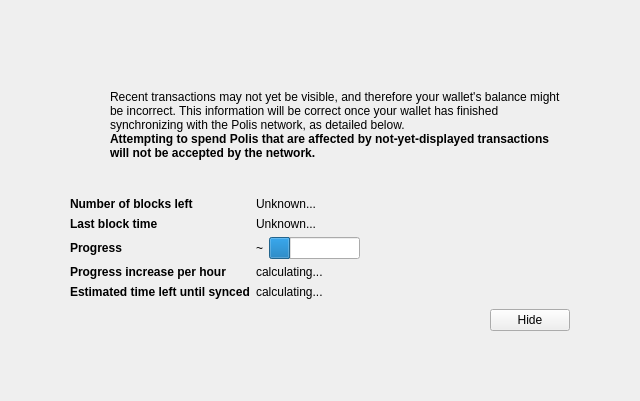
<?xml version="1.0" encoding="UTF-8"?>
<ui version="4.0">
 <class>ModalOverlay</class>
 <widget class="ModalOverlay" name="ModalOverlay">
  <property name="geometry">
   <rect>
    <x>0</x>
    <y>0</y>
    <width>640</width>
    <height>401</height>
   </rect>
  </property>
  <property name="windowTitle">
   <string>Form</string>
  </property>
  <layout class="QVBoxLayout" name="verticalLayout" stretch="0">
   <property name="sizeConstraint">
    <enum>QLayout::SetDefaultConstraint</enum>
   </property>
   <property name="leftMargin">
    <number>0</number>
   </property>
   <property name="topMargin">
    <number>0</number>
   </property>
   <property name="rightMargin">
    <number>0</number>
   </property>
   <property name="bottomMargin">
    <number>0</number>
   </property>
   <item>
    <widget class="QWidget" name="bgWidget" native="true">
     <property name="styleSheet">
      <string notr="true"/>
     </property>
     <layout class="QVBoxLayout" name="verticalLayoutMain" stretch="0">
      <property name="leftMargin">
       <number>60</number>
      </property>
      <property name="topMargin">
       <number>60</number>
      </property>
      <property name="rightMargin">
       <number>60</number>
      </property>
      <property name="bottomMargin">
       <number>60</number>
      </property>
      <item>
       <widget class="QWidget" name="contentWidget" native="true">
        <property name="styleSheet">
         <string notr="true"/>
        </property>
        <layout class="QVBoxLayout" name="verticalLayoutSub" stretch="1,0,0,0,0">
         <property name="spacing">
          <number>0</number>
         </property>
         <property name="leftMargin">
          <number>10</number>
         </property>
         <property name="topMargin">
          <number>10</number>
         </property>
         <property name="rightMargin">
          <number>10</number>
         </property>
         <property name="bottomMargin">
          <number>10</number>
         </property>
         <item>
          <layout class="QHBoxLayout" name="horizontalLayoutIconText" stretch="0,1">
           <property name="topMargin">
            <number>20</number>
           </property>
           <item>
            <layout class="QVBoxLayout" name="verticalLayoutIcon">
             <property name="leftMargin">
              <number>0</number>
             </property>
             <item>
              <widget class="QPushButton" name="warningIcon">
               <property name="enabled">
                <bool>false</bool>
               </property>
               <property name="text">
                <string/>
               </property>
               <property name="icon">
                <iconset>
                 <normaloff>:/icons/warning</normaloff>
                 <disabledoff>:/icons/warning</disabledoff>:/icons/warning</iconset>
               </property>
               <property name="iconSize">
                <size>
                 <width>48</width>
                 <height>48</height>
                </size>
               </property>
               <property name="flat">
                <bool>true</bool>
               </property>
              </widget>
             </item>
             <item>
              <spacer name="verticalSpacerWarningIcon">
               <property name="orientation">
                <enum>Qt::Vertical</enum>
               </property>
               <property name="sizeHint" stdset="0">
                <size>
                 <width>20</width>
                 <height>40</height>
                </size>
               </property>
              </spacer>
             </item>
            </layout>
           </item>
           <item>
            <layout class="QVBoxLayout" name="verticalLayoutInfoText">
             <property name="leftMargin">
              <number>0</number>
             </property>
             <property name="topMargin">
              <number>0</number>
             </property>
             <item>
              <widget class="QLabel" name="infoText">
               <property name="text">
                <string>Recent transactions may not yet be visible, and therefore your wallet's balance might be incorrect. This information will be correct once your wallet has finished synchronizing with the Polis network, as detailed below.</string>
               </property>
               <property name="textFormat">
                <enum>Qt::RichText</enum>
               </property>
               <property name="wordWrap">
                <bool>true</bool>
               </property>
              </widget>
             </item>
             <item>
              <widget class="QLabel" name="infoTextStrong">
               <property name="font">
                <font>
                 <weight>75</weight>
                 <bold>true</bold>
                </font>
               </property>
               <property name="text">
                <string>Attempting to spend Polis that are affected by not-yet-displayed transactions will not be accepted by the network.</string>
               </property>
               <property name="textFormat">
                <enum>Qt::RichText</enum>
               </property>
               <property name="wordWrap">
                <bool>true</bool>
               </property>
              </widget>
             </item>
             <item>
              <spacer name="verticalSpacerInTextSpace">
               <property name="orientation">
                <enum>Qt::Vertical</enum>
               </property>
               <property name="sizeHint" stdset="0">
                <size>
                 <width>20</width>
                 <height>40</height>
                </size>
               </property>
              </spacer>
             </item>
            </layout>
           </item>
          </layout>
         </item>
         <item>
          <spacer name="verticalSpacerAfterText">
           <property name="orientation">
            <enum>Qt::Vertical</enum>
           </property>
           <property name="sizeHint" stdset="0">
            <size>
             <width>20</width>
             <height>40</height>
            </size>
           </property>
          </spacer>
         </item>
         <item>
          <layout class="QFormLayout" name="formLayout">
           <property name="fieldGrowthPolicy">
            <enum>QFormLayout::FieldsStayAtSizeHint</enum>
           </property>
           <property name="horizontalSpacing">
            <number>6</number>
           </property>
           <property name="verticalSpacing">
            <number>6</number>
           </property>
           <property name="topMargin">
            <number>10</number>
           </property>
           <item row="0" column="0">
            <widget class="QLabel" name="labelNumberOfBlocksLeft">
             <property name="font">
              <font>
               <weight>75</weight>
               <bold>true</bold>
              </font>
             </property>
             <property name="text">
              <string>Number of blocks left</string>
             </property>
            </widget>
           </item>
           <item row="0" column="1">
            <widget class="QLabel" name="numberOfBlocksLeft">
             <property name="text">
              <string>Unknown...</string>
             </property>
            </widget>
           </item>
           <item row="1" column="0">
            <widget class="QLabel" name="labelLastBlockTime">
             <property name="font">
              <font>
               <weight>75</weight>
               <bold>true</bold>
              </font>
             </property>
             <property name="text">
              <string>Last block time</string>
             </property>
            </widget>
           </item>
           <item row="1" column="1">
            <widget class="QLabel" name="newestBlockDate">
             <property name="sizePolicy">
              <sizepolicy hsizetype="Maximum" vsizetype="Preferred">
               <horstretch>0</horstretch>
               <verstretch>0</verstretch>
              </sizepolicy>
             </property>
             <property name="text">
              <string>Unknown...</string>
             </property>
            </widget>
           </item>
           <item row="2" column="0">
            <widget class="QLabel" name="labelSyncDone">
             <property name="font">
              <font>
               <weight>75</weight>
               <bold>true</bold>
              </font>
             </property>
             <property name="text">
              <string>Progress</string>
             </property>
            </widget>
           </item>
           <item row="2" column="1">
            <layout class="QHBoxLayout" name="horizontalLayoutSync" stretch="0,1">
             <item>
              <widget class="QLabel" name="percentageProgress">
               <property name="text">
                <string notr="true">~</string>
               </property>
              </widget>
             </item>
             <item>
              <widget class="QProgressBar" name="progressBar">
               <property name="value">
                <number>24</number>
               </property>
               <property name="format">
                <string/>
               </property>
              </widget>
             </item>
            </layout>
           </item>
           <item row="4" column="0">
            <widget class="QLabel" name="labelProgressIncrease">
             <property name="font">
              <font>
               <weight>75</weight>
               <bold>true</bold>
              </font>
             </property>
             <property name="text">
              <string>Progress increase per hour</string>
             </property>
            </widget>
           </item>
           <item row="4" column="1">
            <widget class="QLabel" name="progressIncreasePerH">
             <property name="text">
              <string>calculating...</string>
             </property>
            </widget>
           </item>
           <item row="5" column="0">
            <widget class="QLabel" name="labelEstimatedTimeLeft">
             <property name="font">
              <font>
               <weight>75</weight>
               <bold>true</bold>
              </font>
             </property>
             <property name="text">
              <string>Estimated time left until synced</string>
             </property>
            </widget>
           </item>
           <item row="5" column="1">
            <widget class="QLabel" name="expectedTimeLeft">
             <property name="text">
              <string>calculating...</string>
             </property>
            </widget>
           </item>
          </layout>
         </item>
         <item>
          <layout class="QHBoxLayout" name="horizontalLayoutButtons">
           <property name="leftMargin">
            <number>10</number>
           </property>
           <property name="topMargin">
            <number>10</number>
           </property>
           <item>
            <spacer name="horizontalSpacer">
             <property name="orientation">
              <enum>Qt::Horizontal</enum>
             </property>
             <property name="sizeHint" stdset="0">
              <size>
               <width>40</width>
               <height>20</height>
              </size>
             </property>
            </spacer>
           </item>
           <item>
            <widget class="QPushButton" name="closeButton">
             <property name="text">
              <string>Hide</string>
             </property>
            </widget>
           </item>
          </layout>
         </item>
         <item>
          <layout class="QVBoxLayout" name="verticalLayout_2">
           <item>
            <spacer name="verticalSpacer">
             <property name="orientation">
              <enum>Qt::Vertical</enum>
             </property>
             <property name="sizeHint" stdset="0">
              <size>
               <width>20</width>
               <height>40</height>
              </size>
             </property>
            </spacer>
           </item>
          </layout>
         </item>
        </layout>
       </widget>
      </item>
     </layout>
    </widget>
   </item>
  </layout>
 </widget>
 <customwidgets>
  <customwidget>
   <class>ModalOverlay</class>
   <extends>QWidget</extends>
   <header>modaloverlay.h</header>
   <container>1</container>
  </customwidget>
 </customwidgets>
 <resources/>
 <connections/>
</ui>
